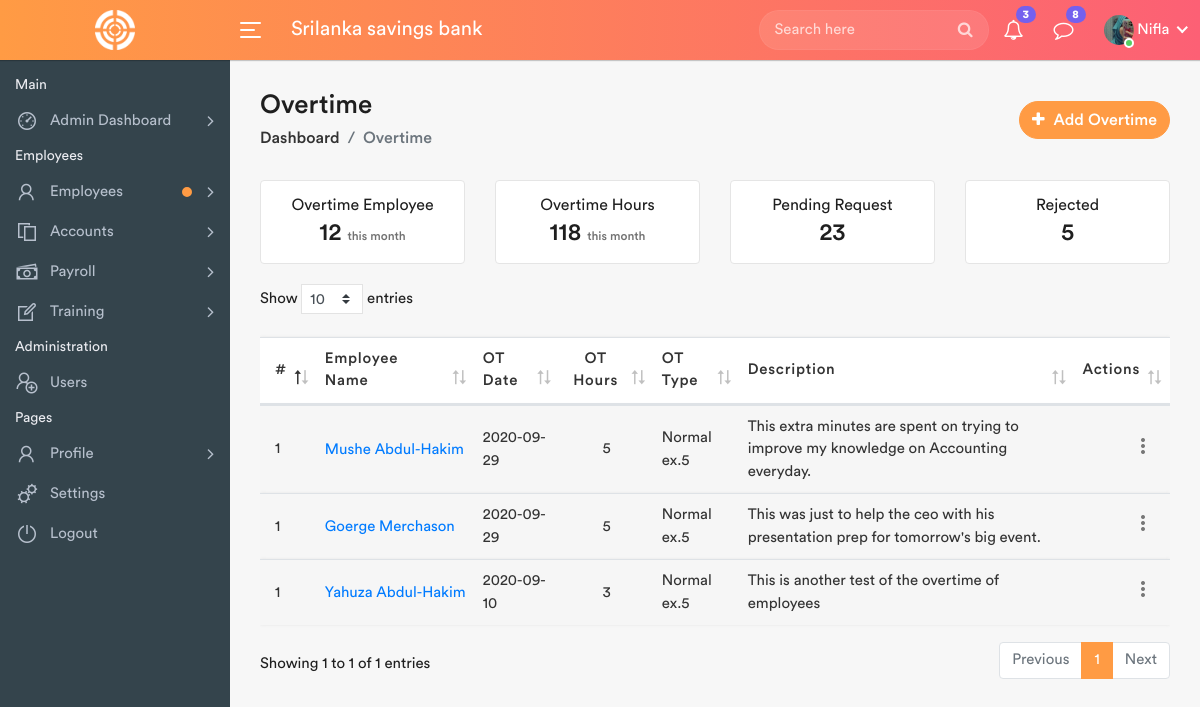
The page /overtime.php (signed in) on the database its author committed.
### tables this page shows
CREATE TABLE `users` (
  `id` int(11) NOT NULL,
  `FirstName` varchar(200) NOT NULL,
  `LastName` varchar(200) NOT NULL,
  `UserName` varchar(200) NOT NULL,
  `Email` varchar(100) NOT NULL,
  `Password` varchar(200) NOT NULL,
  `Phone` varchar(20) NOT NULL,
  `Address` varchar(200) NOT NULL,
  `Picture` varchar(255) NOT NULL,
  `dateTime` datetime NOT NULL DEFAULT current_timestamp()
);

CREATE TABLE `overtime` (
  `id` int(11) NOT NULL,
  `Employee` varchar(200) NOT NULL,
  `OverTime_Date` date NOT NULL,
  `Hours` varchar(20) NOT NULL,
  `Type` varchar(200) NOT NULL,
  `Description` text NOT NULL,
  `dateTime` datetime NOT NULL DEFAULT current_timestamp()
);

### overtime.php (the view, shortened to what this page needs)
<?php
	include_once('includes/functions.php');
 ?>
<!DOCTYPE html>
<html lang="en">
    <head>
        <link rel="stylesheet" href="assets/css/bootstrap.min.css">
        <link rel="stylesheet" href="assets/css/font-awesome.min.css">
        <link rel="stylesheet" href="assets/css/line-awesome.min.css">
		<link rel="stylesheet" href="assets/css/dataTables.bootstrap4.min.css">
		<link rel="stylesheet" href="assets/css/select2.min.css">
		<link rel="stylesheet" href="assets/css/bootstrap-datetimepicker.min.css">
        <link rel="stylesheet" href="assets/css/style.css">
    </head>
    <body>
        <div class="main-wrapper">
            <?php include_once("includes/header.php");?>
            <?php include_once("includes/sidebar.php");?>
            <div class="page-wrapper">
                <div class="content container-fluid">
					<div class="page-header">
						<div class="row align-items-center">
							<div class="col">
								<h3 class="page-title">Overtime</h3>
								<ul class="breadcrumb">
									<li class="breadcrumb-item"><a href="index.php">Dashboard</a></li>
									<li class="breadcrumb-item active">Overtime</li>
								</ul>
							</div>
							<div class="col-auto float-right ml-auto">
								<a href="#" class="btn add-btn" data-toggle="modal" data-target="#add_overtime"><i class="fa fa-plus"></i> Add Overtime</a>
							</div>
						</div>
					</div>
					<div class="row">
						<div class="col-md-6 col-sm-6 col-lg-6 col-xl-3">
							<div class="stats-info">
								<h6>Overtime Employee</h6>
								<h4>12 <span>this month</span></h4>
							</div>
						</div>
						<div class="col-md-6 col-sm-6 col-lg-6 col-xl-3">
							<div class="stats-info">
								<h6>Overtime Hours</h6>
								<h4>118 <span>this month</span></h4>
							</div>
						</div>
						<div class="col-md-6 col-sm-6 col-lg-6 col-xl-3">
							<div class="stats-info">
								<h6>Pending Request</h6>
								<h4>23</h4>
							</div>
						</div>
						<div class="col-md-6 col-sm-6 col-lg-6 col-xl-3">
							<div class="stats-info">
								<h6>Rejected</h6>
								<h4>5</h4>
							</div>
						</div>
					</div>
					<div class="row">
						<div class="col-md-12">
							<div class="table-responsive">
								<table class="table table-striped custom-table mb-0 datatable">
									<thead>
										<tr>
											<th>#</th>
											<th>Employee Name</th>
											<th>OT Date</th>
											<th class="text-center">OT Hours</th>
											<th>OT Type</th>
											<th>Description</th>
											<th class="text-right">Actions</th>
										</tr>
									</thead>
									<?php
										$sql = "SELECT * FROM overtime";
										$query = $dbh->prepare($sql);
										$query->execute();
										$results=$query->fetchAll(PDO::FETCH_OBJ);
										$cnt=1;
										if($query->rowCount() > 0)
										{
										foreach($results as $row)
										{
									?>
									<tbody>
										<tr>
											<td>1</td>
											<td>
												<h2 class="table-avatar blue-link">
													<a href="profile.php"><?php echo htmlentities($row->Employee) ;?></a>
												</h2>
											</td>
											<td><?php echo htmlentities($row->OverTime_Date); ?></td>
											<td class="text-center"><?php echo htmlentities($row->Hours); ?></td>
											<td><?php echo htmlentities($row->Type); ?></td>
											<td><?php echo htmlentities($row->Description); ?></td>
											<td class="text-right">
												<div class="dropdown dropdown-action">
													<a href="#" class="action-icon dropdown-toggle" data-toggle="dropdown" aria-expanded="false"><i class="material-icons">more_vert</i></a>
												</div>
											</td>
										</tr>
									</tbody>
									<?php $cnt +=1; }} ?>
								</table>
							</div>
						</div>
					</div>
    </div>
            </div>
        </div>
    </body>
</html>

### includes/header.php (shortened to what this page needs)
<div class="header">
	<div class="header-left">
		<a href="index.php" class="logo">
			<img src="assets/img/logo.png" width="40" height="40" alt="">
		</a>
	</div>
	<a id="toggle_btn" href="javascript:void(0);">
		<span class="bar-icon">
			<span></span>
			<span></span>
			<span></span>
		</span>
	</a>
	<div class="page-title-box">
		<h3>Srilanka savings bank</h3>
	</div>
	<ul class="nav user-menu">
		<li class="nav-item">
			<div class="top-nav-search">
				<form action="search.php">
					<input class="form-control" type="text" placeholder="Search here">
					<button class="btn" type="submit"><i class="fa fa-search"></i></button>
				</form>
			</div>
		</li>
<li class="nav-item dropdown">
    <a href="#" class="dropdown-toggle nav-link" data-toggle="dropdown">
        <i class="fa fa-bell-o"></i> <span class="badge badge-pill">3</span>
    </a>
</li>
<li class="nav-item dropdown">
    <a href="#" class="dropdown-toggle nav-link" data-toggle="dropdown">
        <i class="fa fa-comment-o"></i> <span class="badge badge-pill">8</span>
    </a>
</li>
		<?php
		$sql = "SELECT * from users";
		$query = $dbh -> prepare($sql);
		$query->execute();
		$result=$query->fetch(PDO::FETCH_OBJ);
		?>
		<li class="nav-item dropdown has-arrow main-drop">
			<a href="#" class="dropdown-toggle nav-link" data-toggle="dropdown">
				<span class="user-img"><img src="./profiles/<?php echo htmlentities($result->Picture);?>" alt="User Picture">
				<span class="status online"></span></span>
				<span><?php echo htmlentities(ucfirst($_SESSION['userlogin']));?></span>
			</a>
		</li>
	</ul>
</div>

### rows shown on the page
users: Picture (picture)
overtime: Employee "Mushe Abdul-Hakim", OverTime_Date "2020-09-29", Hours "5", Type "Normal ex.5", Description "This extra minutes are spent on trying to improve my knowledge on Accounting everyday."
overtime: Employee "Goerge Merchason", OverTime_Date "2020-09-29", Hours "5", Type "Normal ex.5", Description "This was just to help the ceo with his presentation prep for tomorrow's big event."
overtime: Employee "Yahuza Abdul-Hakim", OverTime_Date "2020-09-10", Hours "3", Type "Normal ex.5", Description "This is another test of the overtime of employees"

### other values the page prints
$_SESSION['userlogin'] "Nifla"
